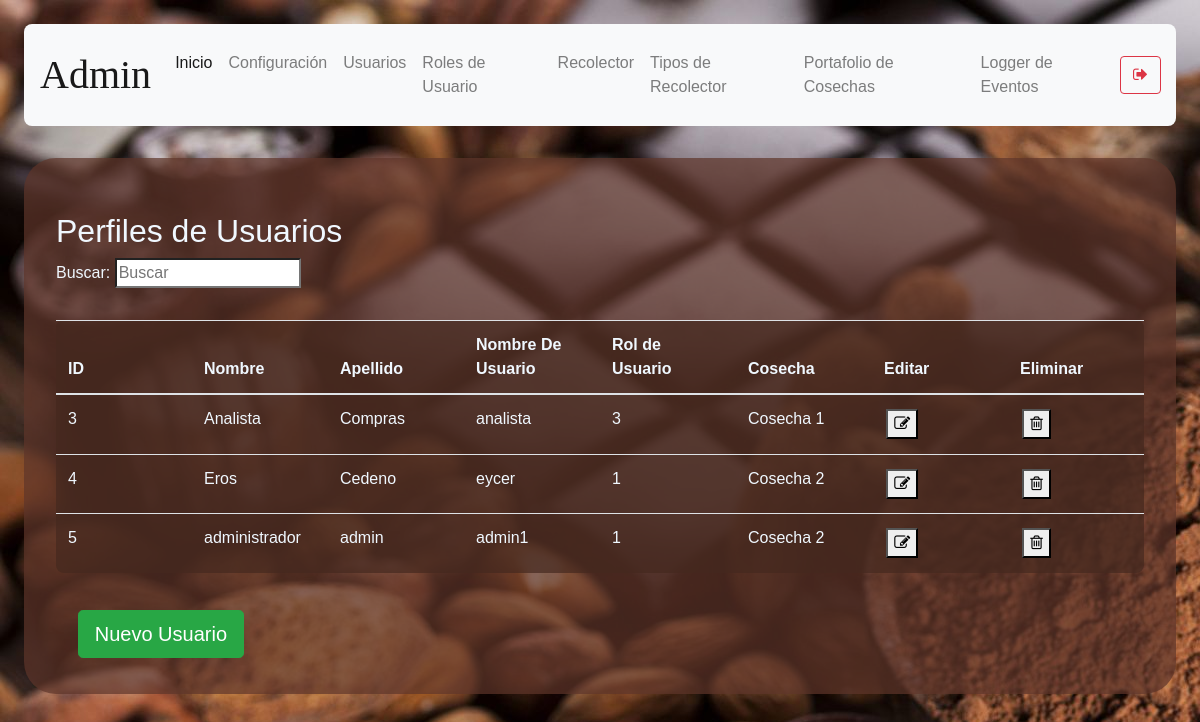
/user-management (signed in), run on an earlier commit of the app's database.
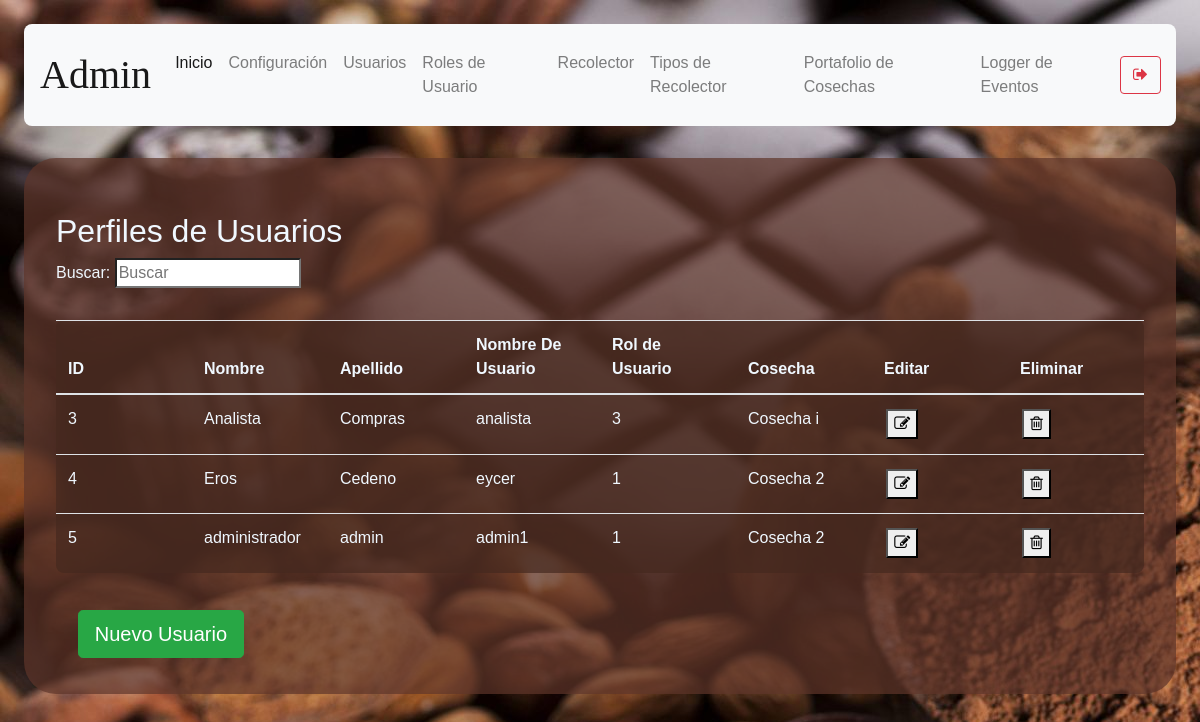
And on a later commit of the database.
### models/harvest.py (models this page shows, shortened)
class Harvest (db.Model):
    __tablename__ = 'harvest'
    id = db.Column(db.Integer, primary_key = True)
    description = db.Column(db.String(250), nullable = False)
    start_date = db.Column(db.String(10), nullable=False)
    end_date = db.Column(db.String(10), nullable= False)
    status = db.Column(db.String(10), nullable = False)

### routes/user.py (the view)
@user.route('/user-management')
def user_management():
    if( not verify_permissions(session, User) ):
        return redirect(url_for('auth.index'))
    rols = User_rol.query.all()
    users = User.query.all()
    harvests = Harvest.query.all()
    if 'management-status' not in session:
        return render_template('user-management.html', status="",\
            rols = rols, users = users,  harvests = harvests)
    status = session['management-status']
    session.pop('management-status', None)
    return render_template('user-management.html', status=status, \
        rols=rols, users = users, harvests = harvests )

### models/user.py (called while the page is built)
    def get_user_rol_by_username( self, username ):
        user_rol_id = User.query.filter_by(username = username).first().user_rol_id
        user_rol = User_rol.query.get(user_rol_id).description
        return user_rol

### utils/functions.py (called while the page is built)
def verify_permissions(session, User, allowed=['admin']):
    return 'username' in session and \
    ( allowed == 'all' or User.get_user_rol_by_username(User, session['username']) in allowed)

### templates/user-management.html (shortened to what this page needs)
{% extends "base.html" %}
{% block content %}
    <h2>Perfiles de Usuarios</h2>
    <p>
        Buscar: <input id ="search-bar" onkeyup="searchEngine()" type="search" name="busqueda" placeholder="Buscar">
    </p>
    <table class="table content-table">
        <thead>
            <th>ID</th>
            <th>Nombre</th>
            <th>Apellido</th>
            <th>Nombre De Usuario</th>
            <th>Rol de Usuario</th>
            <th>Cosecha</th>
            <th>Editar</th>
            <th>Eliminar</th>
        </thead>
        <tbody id="table-body-data">
        {% for user in users %}
        {% if user.username != "admin" %}
        <tr>
            <td>{{ user.id }}</td>
            <td>{{ user.name }}</td>
            <td>{{ user.last_name }}</td>
            <td>{{ user.username }}</td>
            <td>{{ user.user_rol_id }}</td>
            {% for harvest in harvests %}
                {% if harvest.id == user.F_Harvest %}
                    <td>{{ harvest.description }}</td>
                {% endif %}
            {% endfor %}
            <td><button onclick="window.location.href=`/user-management/edit-user/{{ user.id }}`"><i class="fa fa-pencil-square-o" aria-hidden="true"></i></button></td>
            <td><button onclick='deleteConfirm( {{user.id}}, "User" )'><i class="fa fa-trash-o" aria-hidden="true"></i></button></td>
        </tr>
        {% endif %}
        {% endfor %}
        </tbody>
    </table>
    <button type="submit" onclick="showForm()" class="btn btn-success btn-lg mb-1">Nuevo Usuario</button>
{% endblock %}

What changed in the data, as far as the page shows it:
changed Harvest: description "Cosecha 1" → "Cosecha i"
